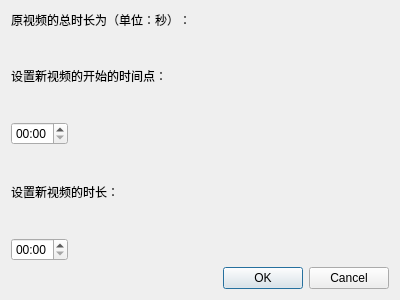
<?xml version="1.0" encoding="UTF-8"?>
<ui version="4.0">
 <class>videoCutDialog</class>
 <widget class="QDialog" name="videoCutDialog">
  <property name="geometry">
   <rect>
    <x>0</x>
    <y>0</y>
    <width>400</width>
    <height>300</height>
   </rect>
  </property>
  <property name="windowTitle">
   <string>视频裁剪</string>
  </property>
  <layout class="QVBoxLayout" name="verticalLayout" stretch="0,1,1,1,1,1">
   <item>
    <layout class="QHBoxLayout" name="horizontalLayout">
     <item>
      <widget class="QLabel" name="label_3">
       <property name="text">
        <string>原视频的总时长为（单位：秒）：</string>
       </property>
      </widget>
     </item>
     <item>
      <widget class="QLabel" name="labelDuration">
       <property name="sizePolicy">
        <sizepolicy hsizetype="Expanding" vsizetype="Expanding">
         <horstretch>0</horstretch>
         <verstretch>0</verstretch>
        </sizepolicy>
       </property>
       <property name="text">
        <string/>
       </property>
      </widget>
     </item>
    </layout>
   </item>
   <item>
    <widget class="QLabel" name="label">
     <property name="text">
      <string>设置新视频的开始的时间点：</string>
     </property>
    </widget>
   </item>
   <item>
    <layout class="QHBoxLayout" name="horizontalLayout_2">
     <item>
      <widget class="QTimeEdit" name="timeEditStart">
       <property name="displayFormat">
        <string>mm:ss</string>
       </property>
      </widget>
     </item>
     <item>
      <spacer name="horizontalSpacer">
       <property name="orientation">
        <enum>Qt::Horizontal</enum>
       </property>
       <property name="sizeHint" stdset="0">
        <size>
         <width>40</width>
         <height>20</height>
        </size>
       </property>
      </spacer>
     </item>
    </layout>
   </item>
   <item>
    <widget class="QLabel" name="label_2">
     <property name="text">
      <string>设置新视频的时长：</string>
     </property>
    </widget>
   </item>
   <item>
    <layout class="QHBoxLayout" name="horizontalLayout_3">
     <item>
      <widget class="QTimeEdit" name="timeEditDuration">
       <property name="displayFormat">
        <string>mm:ss</string>
       </property>
      </widget>
     </item>
     <item>
      <spacer name="horizontalSpacer_2">
       <property name="orientation">
        <enum>Qt::Horizontal</enum>
       </property>
       <property name="sizeHint" stdset="0">
        <size>
         <width>40</width>
         <height>20</height>
        </size>
       </property>
      </spacer>
     </item>
    </layout>
   </item>
   <item>
    <widget class="QDialogButtonBox" name="buttonBox">
     <property name="orientation">
      <enum>Qt::Horizontal</enum>
     </property>
     <property name="standardButtons">
      <set>QDialogButtonBox::Cancel|QDialogButtonBox::Ok</set>
     </property>
    </widget>
   </item>
  </layout>
 </widget>
 <resources/>
 <connections>
  <connection>
   <sender>buttonBox</sender>
   <signal>accepted()</signal>
   <receiver>videoCutDialog</receiver>
   <slot>accept()</slot>
   <hints>
    <hint type="sourcelabel">
     <x>248</x>
     <y>254</y>
    </hint>
    <hint type="destinationlabel">
     <x>157</x>
     <y>274</y>
    </hint>
   </hints>
  </connection>
  <connection>
   <sender>buttonBox</sender>
   <signal>rejected()</signal>
   <receiver>videoCutDialog</receiver>
   <slot>reject()</slot>
   <hints>
    <hint type="sourcelabel">
     <x>316</x>
     <y>260</y>
    </hint>
    <hint type="destinationlabel">
     <x>286</x>
     <y>274</y>
    </hint>
   </hints>
  </connection>
 </connections>
</ui>
